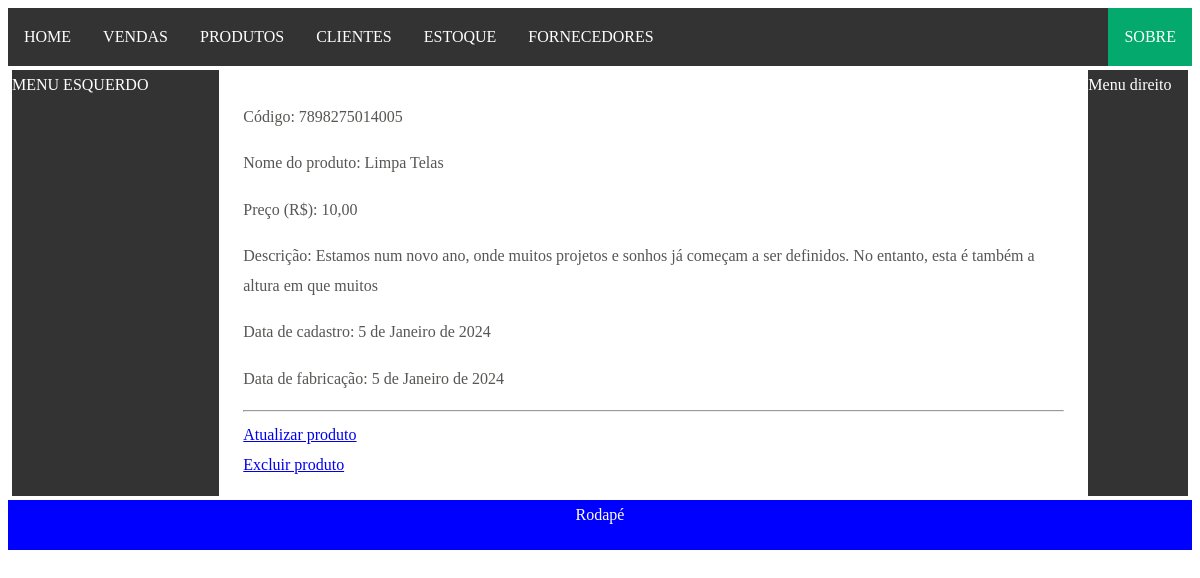
The page /produto/1/detalhe/ on the database its author committed.
### product/models.py (models this page shows, shortened)
class Product(models.Model):
    code = models.CharField("Código", max_length=32, unique=True)
    name = models.CharField("Nome", max_length=64, unique=True)
    manufacturer = models.CharField("Fabricante", max_length=64, null=True)
    description = models.TextField("Descrição", max_length=128, null=True)
    price = models.DecimalField("Preço", max_digits=8, decimal_places=2)
    registration_date = models.DateField("Data do cadastro", auto_now_add=True)
    manufacturing_date = models.DateField("Data de fabricação", null=True)
    class Meta:
        ordering = ['name']
        verbose_name = 'produto'

### product/views.py (the view)
# urls.py: path('<int:pk>/detalhe/', views.ProductDetailView.as_view(), name='detail'),
class ProductDetailView(DetailView):
    model = Product
    def get_object(self, queryset=None):
        pk = self.kwargs.get(self.pk_url_kwarg)
        return Product.objects.get(id=pk)

### product/templates/product/product_detail.html
{% extends "base/base.html" %}
{% block conteudo %}
<p>Código: {{ object.code }}</p>
<p>Nome do produto: {{ object.name }}</p>
<p>Preço (R$): {{ object.price }}</p>
<p>Descrição: {{ object.description }}</p>
<p>Data de cadastro: {{ object.registration_date }}</p>
<p>Data de fabricação: {{ object.manufacturing_date }}</p>
<hr>
<a href="{% url 'product:update' object.pk %}">Atualizar produto</a><br>
<a href="{% url 'product:delete' object.pk %}">Excluir produto</a><br>
{% endblock %}

### base/static/mcss/principal.css (style rules this page uses)
html { margin: 0; padding: 0; }
body { line-height: 1.88889; color: #555753; }

### rows shown on the page
Product: code "7898275014005", name "Limpa Telas", price "10,00", description "Estamos num novo ano, onde muitos projetos e sonhos já começam a ser definidos. No entanto, esta é também a altura em que muitos", registration_date "5 de Janeiro de 2024", manufacturing_date "5 de Janeiro de 2024"
